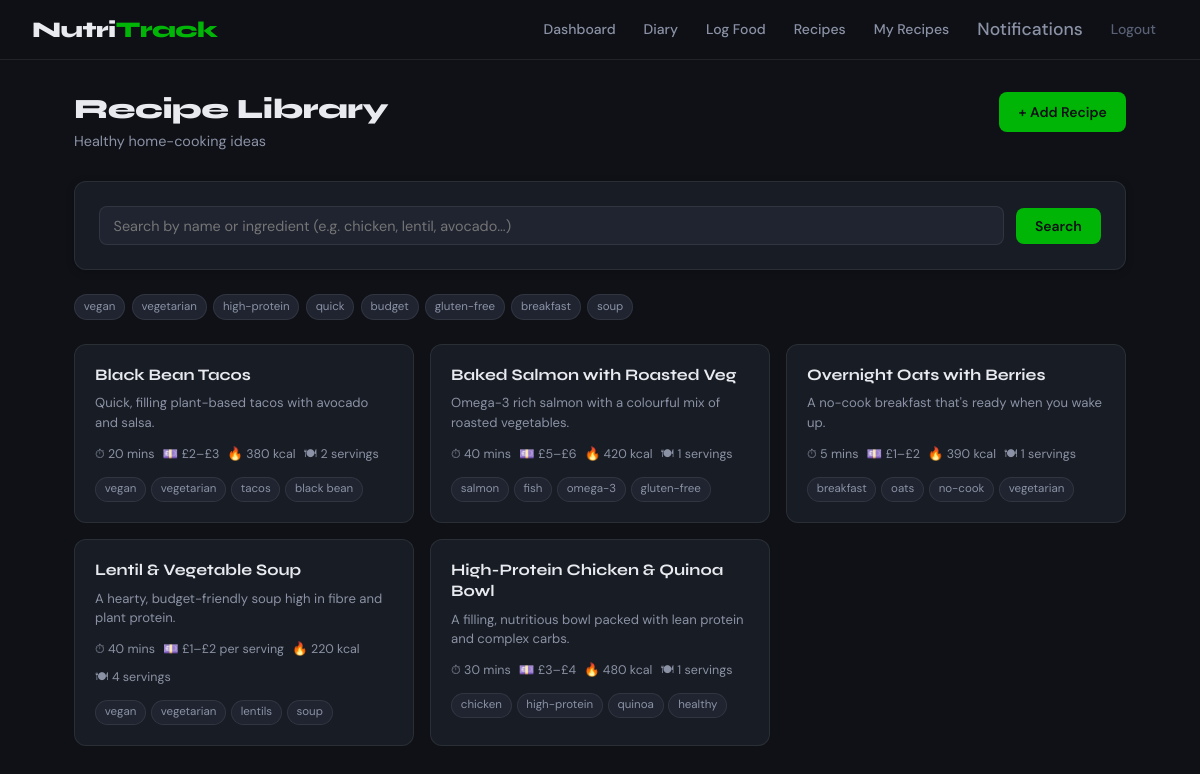
The page /recipes (signed in) on the database its author committed.
### app.py (models this page shows, shortened)
class Recipe(db.Model):
    id = db.Column(db.Integer, primary_key=True)
    title = db.Column(db.String(200), nullable=False)
    description = db.Column(db.Text, nullable=True)
    ingredients = db.Column(db.Text, nullable=False)  # JSON string
    instructions = db.Column(db.Text, nullable=False)
    cook_time_mins = db.Column(db.Integer, nullable=True)
    prep_time_mins = db.Column(db.Integer, nullable=True)
    servings = db.Column(db.Integer, nullable=True, default=2)
    cost_estimate = db.Column(db.String(20), nullable=True)  # e.g. "£3–£5"
    calories_per_serving = db.Column(db.Float, nullable=True)
    protein_per_serving = db.Column(db.Float, nullable=True)
    carbs_per_serving = db.Column(db.Float, nullable=True)
    fat_per_serving = db.Column(db.Float, nullable=True)
    tags = db.Column(db.String(300), nullable=True)  # comma-separated e.g. "chicken,high-protein"
    image_url = db.Column(db.String(500), nullable=True)
    created_by = db.Column(db.Integer, db.ForeignKey("user.id"), nullable=True)
    created = db.Column(db.DateTime, default=datetime.utcnow)
    comments = db.relationship("RecipeComment", backref="recipe", lazy=True)
    saves = db.relationship("SavedRecipe", backref="recipe", lazy=True)
    def average_rating(self):
        if not self.comments:
            return None
        rated = [c.rating for c in self.comments if c.rating is not None]
        return round(sum(rated) / len(rated), 1) if rated else None

### app.py (the view, shortened to what this page needs)
@app.route("/recipes")
@login_required
def recipes():
    user = get_current_user()
    search = request.args.get("search", "").strip()
    tag = request.args.get("tag", "").strip()
    query = Recipe.query
    if tag:
        query = query.filter(Recipe.tags.ilike(f"%{tag}%"))
    all_recipes = query.order_by(Recipe.created.desc()).all()
    saved = {}
    if user.role == "subscriber":
        for sr in user.saved_recipes:
            saved[sr.recipe_id] = sr.status
    return render_template("recipes.html", user=user, recipes=all_recipes, saved=saved,
                           search=search, tag=tag)

### app.py (called while the page is built)
def login_required(f):
    @wraps(f)
    def decorated(*args, **kwargs):
        if "user_id" not in session:
            flash("Please log in to access this page.", "warning")
            return redirect(url_for("login"))
        return f(*args, **kwargs)
    return decorated

def get_current_user():
    if "user_id" not in session:
        return None
    return User.query.get(session["user_id"])

def unread_notification_count():
    user = get_current_user()
    if not user:
        return 0
    return Notification.query.filter_by(user_id=user.id, is_read=False).count()

@app.context_processor
def inject_globals():
    return {
        "unread_count": unread_notification_count(),
        "current_user": get_current_user()
    }

### templates/recipes.html (shortened to what this page needs)
{% extends "base.html" %}
{% block content %}
<div class="page-header">
    <div>
        <h1 class="page-title">Recipe Library</h1>
        <p class="page-subtitle">Healthy home-cooking ideas</p>
    </div>
    <a href="{{ url_for('add_recipe') }}" class="btn btn-primary">+ Add Recipe</a>
</div>
<div class="card">
    <form method="GET" class="search-row">
        <input type="text" name="search" value="{{ search }}" placeholder="Search by name or ingredient (e.g. chicken, lentil, avocado...)" class="search-input">
        <button type="submit" class="btn btn-primary">Search</button>
    </form>
</div>
<div class="tag-filters section-gap">
    {% for t in ['vegan', 'vegetarian', 'high-protein', 'quick', 'budget', 'gluten-free', 'breakfast', 'soup'] %}
    <a href="{{ url_for('recipes', tag=t) }}" class="tag tag-filter {% if tag == t %}tag-filter--active{% endif %}">{{ t }}</a>
    {% endfor %}
</div>
{% if recipes %}
<div class="recipes-grid section-gap">
    {% for recipe in recipes %}
    <a href="{{ url_for('view_recipe', recipe_id=recipe.id) }}" class="recipe-card">
        <div class="recipe-header">
            <h3 class="recipe-title">{{ recipe.title }}</h3>
        </div>
        {% if recipe.description %}
            <p class="recipe-desc">{{ recipe.description[:100] }}{% if recipe.description|length > 100 %}...{% endif %}</p>
        {% endif %}
        <div class="recipe-meta-row">
            {% if recipe.prep_time_mins or recipe.cook_time_mins %}
                <span class="recipe-meta-item">⏱ {{ (recipe.prep_time_mins or 0) + (recipe.cook_time_mins or 0) }} mins</span>
            {% endif %}
            {% if recipe.cost_estimate %}
                <span class="recipe-meta-item">💷 {{ recipe.cost_estimate }}</span>
            {% endif %}
            {% if recipe.calories_per_serving %}
                <span class="recipe-meta-item">🔥 {{ recipe.calories_per_serving | int }} kcal</span>
            {% endif %}
            {% if recipe.servings %}
                <span class="recipe-meta-item">🍽 {{ recipe.servings }} servings</span>
            {% endif %}
        </div>
        {% if recipe.tags %}
        <div class="recipe-tags">
            {% for t in recipe.tags.split(',')[:4] %}
                <span class="tag">{{ t.strip() }}</span>
            {% endfor %}
        </div>
        {% endif %}
    </a>
    {% endfor %}
</div>
{% else %}
<div class="empty-state section-gap">
    <p>No recipes found{% if search %} for "{{ search }}"{% endif %}.</p>
    <a href="{{ url_for('add_recipe') }}" class="btn btn-primary btn-sm">Add the first one</a>
</div>
{% endif %}
{% endblock %}

### static/css/styles.css (style rules this page uses)
:root { --bg: #0f1117; --surface: #181c24; --surface-2: #1f2430; --border: rgba(255,255,255,0.08); --border-hover: rgba(255,255,255,0.15); --green: lab(64.02% -64.83 61.56); --green-dim: rgba(94,196,139,0.15); --green-dark: lab(64.02% -64.83 61.56); --amber: #f59e0b; --red: #ff6363; --red-dim: rgba(255,99,99,0.15); --blue: #60a5fa; --text: #e8eaf0; --text-muted: #8b92a5; --text-dim: #5a6175; --radius: 12px; --radius-sm: 8px; --radius-lg: 18px; --shadow: 0 4px 24px rgba(0,0,0,0.35); --shadow-sm: 0 2px 8px rgba(0,0,0,0.2); --font-display: 'Syne', sans-serif; --font-body: 'DM Sans', sans-serif; }
*, *::before, *::after { box-sizing: border-box; margin: 0; padding: 0; }
html { font-size: 16px; scroll-behavior: smooth; }
body { font-family: var(--font-body); background: var(--bg); color: var(--text); line-height: 1.6; min-height: 100vh; }
a { color: var(--green); text-decoration: none; }
.card { background: var(--surface); border: 1px solid var(--border); border-radius: var(--radius); padding: 1.5rem; box-shadow: var(--shadow-sm); }
.section-gap { margin-top: 1.5rem; }
.page-header { display: flex; align-items: flex-start; justify-content: space-between; margin-bottom: 1.75rem; flex-wrap: wrap; gap: 1rem; }
.page-title { font-family: var(--font-display); font-size: 1.75rem; font-weight: 800; color: var(--text); letter-spacing: -0.5px; line-height: 1.25; }
.page-subtitle { color: var(--text-muted); font-size: 0.9rem; margin-top: 0.2rem; }
.btn { display: inline-flex; align-items: center; gap: 0.4rem; padding: 0.55rem 1.2rem; border-radius: var(--radius-sm); font-family: var(--font-body); font-size: 0.875rem; font-weight: 500; cursor: pointer; border: none; transition: opacity 0.15s, transform 0.1s; white-space: nowrap; text-decoration: none; }
.btn-primary { background: var(--green); color: #0f1117; font-weight: 600; }
input[type="text"], input[type="email"], input[type="password"], input[type="number"], input[type="date"], select, textarea { background: var(--surface-2); border: 1px solid var(--border); border-radius: var(--radius-sm); color: var(--text); font-family: var(--font-body); font-size: 0.9rem; padding: 0.6rem 0.85rem; transition: border-color 0.15s; width: 100%; outline: none; }
.search-row { display: flex; gap: 0.75rem; align-items: center; }
.search-input { flex: 1; }
.tag { display: inline-block; font-size: 0.72rem; padding: 0.15rem 0.55rem; background: var(--surface-2); border: 1px solid var(--border); border-radius: 999px; color: var(--text-muted); white-space: nowrap; }
.tag-filters { display: flex; flex-wrap: wrap; gap: 0.4rem; }
.tag-filter { cursor: pointer; transition: border-color 0.15s, color 0.15s; }
.recipes-grid { display: grid; grid-template-columns: repeat(auto-fill, minmax(280px, 1fr)); gap: 1rem; }
.recipe-card { display: block; background: var(--surface); border: 1px solid var(--border); border-radius: var(--radius); padding: 1.25rem; transition: border-color 0.15s, transform 0.15s; color: var(--text); position: relative; }
.recipe-header { display: flex; justify-content: space-between; align-items: flex-start; margin-bottom: 0.5rem; }
.recipe-title { font-family: var(--font-display); font-size: 1rem; font-weight: 700; line-height: 1.3; }
.recipe-desc { font-size: 0.82rem; color: var(--text-muted); margin-bottom: 0.75rem; line-height: 1.5; }
.recipe-meta-row { display: flex; flex-wrap: wrap; gap: 0.5rem; margin-bottom: 0.75rem; }
.recipe-meta-item { font-size: 0.78rem; color: var(--text-muted); }
.recipe-tags { display: flex; flex-wrap: wrap; gap: 0.3rem; }

### rows shown on the page
Recipe: title "Black Bean Tacos", description "Quick, filling plant-based tacos with avocado and salsa.", (recipe.prep_time_minsor0)+(recipe.cook_time_minsor0) "20", cost_estimate "£2–£3", calories_per_serving "380", servings "2", strip "vegan" "vegetarian" "tacos" "black bean"
Recipe: title "Baked Salmon with Roasted Veg", description "Omega-3 rich salmon with a colourful mix of roasted vegetables.", (recipe.prep_time_minsor0)+(recipe.cook_time_minsor0) "40", cost_estimate "£5–£6", calories_per_serving "420", servings "1", strip "salmon" "fish" "omega-3" "gluten-free"
Recipe: title "Overnight Oats with Berries", description "A no-cook breakfast that's ready when you wake up.", (recipe.prep_time_minsor0)+(recipe.cook_time_minsor0) "5", cost_estimate "£1–£2", calories_per_serving "390", servings "1", strip "breakfast" "oats" "no-cook" "vegetarian"
Recipe: title "Lentil & Vegetable Soup", description "A hearty, budget-friendly soup high in fibre and plant protein.", (recipe.prep_time_minsor0)+(recipe.cook_time_minsor0) "40", cost_estimate "£1–£2 per serving", calories_per_serving "220", servings "4", strip "vegan" "vegetarian" "lentils" "soup"
Recipe: title "High-Protein Chicken & Quinoa Bowl", description "A filling, nutritious bowl packed with lean protein and complex carbs.", (recipe.prep_time_minsor0)+(recipe.cook_time_minsor0) "30", cost_estimate "£3–£4", calories_per_serving "480", servings "1", strip "chicken" "high-protein" "quinoa" "healthy"

### other values the page prints
{{ t }} "vegan" "vegetarian" "high-protein" "quick" "budget" "gluten-free" "breakfast" "soup"
